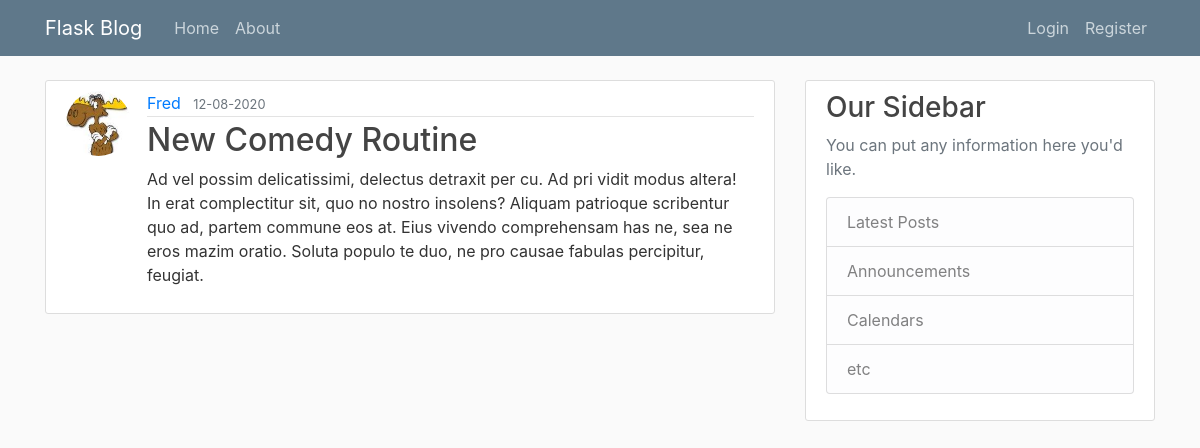
Page /post/9 on the committed database.
### flaskblog/models.py (models this page shows, shortened)
class User(db.Model, UserMixin):
    id = db.Column(db.Integer, primary_key=True)
    username = db.Column(db.String(20), unique=True, nullable=False)
    email = db.Column(db.String(120), unique=True, nullable=False)
    image_file = db.Column(db.String(20), nullable=False,
                           default='default.jpg')
    password = db.Column(db.String(60), nullable=False)
    posts = db.relationship('Post', backref='author', lazy=True)

class Post(db.Model):
    id = db.Column(db.Integer, primary_key=True)
    title = db.Column(db.String(100), nullable=False)
    date_posted = db.Column(db.DateTime, nullable=False,
                            default=datetime.utcnow)
    content = db.Column(db.Text, nullable=False)
    user_id = db.Column(db.Integer, db.ForeignKey('user.id'), nullable=False)

### flaskblog/posts/routes.py (the view)
@posts.route('/post/<int:post_id>')
def post(post_id):
    post = Post.query.get_or_404(post_id)
    return render_template('post.html', title=post.title, post=post)

### flaskblog/templates/post.html (shortened to what this page needs)
{% extends "layout.html" %}
{% block content %}
    <article class="media content-section">
        <img class="rounded-circle article-img" src="{{ url_for('static', filename='profile_pics/' + post.author.image_file) }}" alt="">
        <div class="media-body">
            <div class="article-metadata">
            <a class="mr-2" href="{{ url_for('users.user_posts', username=post.author.username) }}">{{ post.author.username }}</a>
            <small class="text-muted">{{ post.date_posted.strftime('%d-%m-%Y') }}</small>
            </div>
            <h2 class="article-title">{{ post.title }}</h2>
            <p class="article-content">{{ post.content }}</p>
        </div>
    </article>
{% endblock content %}

### flaskblog/static/main.css (style rules this page uses)
body { background: #fafafa; color: #333333; margin-top: 5rem; }
h1, h2, h3, h4, h5, h6 { color: #444444; }
.content-section { background: #ffffff; padding: 10px 20px; border: 1px solid #dddddd; border-radius: 3px; margin-bottom: 20px; }
.article-title { color: #444444; }
.article-content { white-space: pre-line; }
.article-img { height: 65px; width: 65px; margin-right: 16px; }
.article-metadata { padding-bottom: 1px; margin-bottom: 4px; border-bottom: 1px solid #e3e3e3; }

### rows in the picture
User: image_file (picture), author.username "Fred"
Post: date_posted "12-08-2020", title "New Comedy Routine", content "Ad vel possim delicatissimi, delectus detraxit per cu. Ad pri vidit modus altera! In erat complectitur sit, quo no nostro insolens? Aliquam patrioque scribentur quo ad, partem commune eos at. Eius vivendo comprehensam has ne, sea ne eros mazim oratio. Soluta populo te duo, ne pro causae fabulas percipitur, feugiat."
